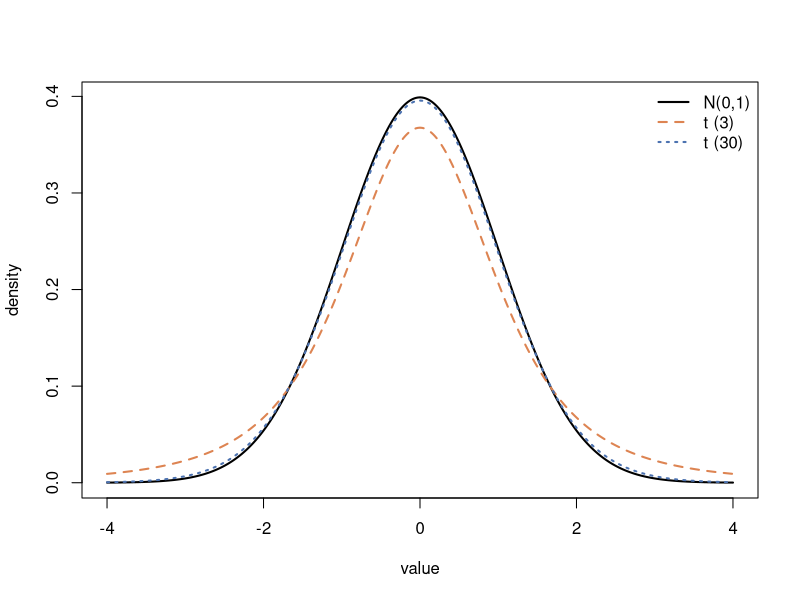

Reproduce this figure in R.
## ---- chunk 1
#| label: setup
#| include: false
gw  <- read.csv("data/gwas_cohort.csv")
gwc <- subset(gw, fh_carrier == 0)
gwc$geno <- factor(gwc$snp_LDLR)
fm  <- read.csv("data/family_cohort.csv")
## ---- chunk 2
#| label: dist-check
## 공식 직접 계산: 분포 사이의 관계를 분위수로 확인
df <- c(5, 30, 1494)
rbind(t_sq  = qt(0.975, df)^2,              # t^2
      F_1df = qf(0.95, 1, df))              # = F(1, df)
c(chisq3_over3 = qchisq(0.95, 3) / 3,       # chi^2_3 / 3
  F_3_inf      = qf(0.95, 3, 1e7))          # = F(3, 무한대)
round(c(z = qnorm(0.975), t5 = qt(0.975, 5), t30 = qt(0.975, 30),
        t1000 = qt(0.975, 1000)), 4)
## ---- chunk 3
#| label: dist-plot
#| fig-cap: "자유도가 커질수록 t분포는 표준정규에 가까워짐"
#| fig-width: 6
#| fig-height: 4
x <- seq(-4, 4, length.out = 400)
plot(x, dnorm(x), type = "l", lwd = 2, ylab = "density",
     xlab = "value")
lines(x, dt(x, 3), lwd = 2, lty = 2, col = "#dd8452")
lines(x, dt(x, 30), lwd = 2, lty = 3, col = "#4c72b0")
legend("topright", c("N(0,1)", "t (3)", "t (30)"), lwd = 2,
       lty = 1:3, col = c("black", "#dd8452", "#4c72b0"), bty = "n")
## ---- chunk 4
#| label: tests-as-lm
## 검정 함수의 (t, p)와 lm 계수 행의 (t, p)를 나란히
cmp <- function(a, b) {
  c(t_test = unname(a$statistic), t_lm = unname(b[3]),
    p_test = a$p.value, p_lm = unname(b[4]))
}
fa <- fm$ldl[fm$role == "father"]; mo <- fm$ldl[fm$role == "mother"]
out <- rbind(
  one_sample  = cmp(t.test(gwc$ldl, mu = 3),                # 평균 = 3?
                    summary(lm(ldl - 3 ~ 1, data = gwc))$coef[1, ]),
  two_sample  = cmp(t.test(ldl ~ sex, data = gwc, var.equal = TRUE),
                    summary(lm(ldl ~ sex, data = gwc))$coef["sex", ]),
  paired      = cmp(t.test(fa, mo, paired = TRUE),          # 부 vs 모
                    summary(lm(I(fa - mo) ~ 1))$coef[1, ]),
  correlation = cmp(cor.test(gwc$ldl, gwc$bmi),
                    summary(lm(ldl ~ bmi, data = gwc))$coef["bmi", ]))
signif(out, 5)
## ---- chunk 5
#| label: chisq-as-glm
## 카이제곱 독립성 = 포아송 로그선형모형 (행 + 열, 상호작용 없음)
tb <- table(gwc$pop, gwc$snp_AIM)
tb
cs <- chisq.test(tb)
d  <- as.data.frame(tb)
names(d) <- c("pop", "geno", "n")
ll <- glm(n ~ pop + geno, family = poisson, data = d)
c(chisq_test = unname(cs$statistic),
  glm_pearson_X2 = sum(residuals(ll, type = "pearson")^2),
  glm_deviance_G2 = deviance(ll), df = df.residual(ll))
## ---- chunk 6
#| label: rank-as-lm
## 비모수 검정 ≈ 순위에 대한 선형모형
g2 <- wilcox.test(ldl ~ sex, data = gwc)
l2 <- summary(lm(rank(ldl) ~ sex, data = gwc))$coef["sex", 4]
g3 <- kruskal.test(ldl ~ geno, data = gwc)
l3 <- anova(lm(rank(ldl) ~ geno, data = gwc))[1, "Pr(>F)"]
signif(rbind(mann_whitney   = c(test = g2$p.value, lm_rank = l2),
             kruskal_wallis = c(test = g3$p.value, lm_rank = l3)), 3)
